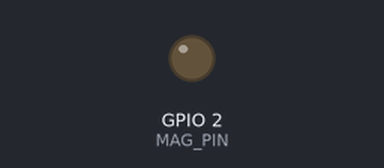
A sketch run on a simulated ESP32. Parts: output pins drawn as LEDs (lit = HIGH). Pins used as bus, display or sensor lines are not drawn; what the sketch prints to the serial monitor is not drawn.

Above: at 0.0 s.
At 3.1 s:
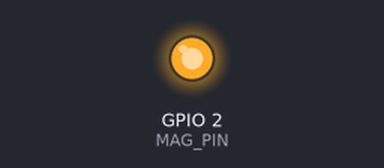
Timing chart, 0 to 5.0 s (numbered marks = the images above):
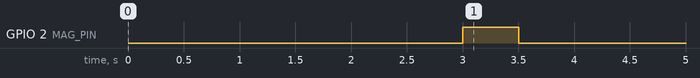

The sketch:

magnet_test.ino
```cpp
/*
  Phase 4：电磁铁极限诊断（IRF520 半开测试）
  ===========================================
  你的 IRF520 在 ESP32 3.3V SIG 驱动下大概率没完全打开。
  这个 sketch 用 4 种极限方式触发，看推杆能否在任意一种下动一下：
    [Test 1] 满 duty PWM 持续 500ms
    [Test 2] 满 duty PWM 持续 2000ms（长时间累积）
    [Test 3] digitalWrite HIGH 持续 1000ms（绕过 LEDC，纯直流）
    [Test 4] 高频通断 100ms × 8 次（看能否瞬间振动）

  每段之间间隔 2 秒，串口同步播报。
  观察结果：
    - 任何一段听到"咔"或感受到推杆移动 → IRF520 是半开状态，换 IRF540N 必然能跑
    - 4 段都完全无反应 → IRF520 在 3.3V 下完全 stuck，更要尽快换
*/

#define MAG_PIN 2

void runFullDutyPWM(int durMs, int testNo) {
  Serial.printf("[Test %d] LEDC full duty for %d ms\n", testNo, durMs);
  ledcAttach(MAG_PIN, 1000, 8);
  ledcWrite(MAG_PIN, 255);
  delay(durMs);
  ledcWrite(MAG_PIN, 0);
  ledcDetach(MAG_PIN);
  pinMode(MAG_PIN, OUTPUT);
  digitalWrite(MAG_PIN, LOW);
}

void runDirectHigh(int durMs, int testNo) {
  Serial.printf("[Test %d] digitalWrite HIGH for %d ms\n", testNo, durMs);
  pinMode(MAG_PIN, OUTPUT);
  digitalWrite(MAG_PIN, HIGH);
  delay(durMs);
  digitalWrite(MAG_PIN, LOW);
}

void runFastToggle(int pulses, int testNo) {
  Serial.printf("[Test %d] fast toggle %d pulses (100ms each)\n", testNo, pulses);
  pinMode(MAG_PIN, OUTPUT);
  for (int i = 0; i < pulses; i++) {
    digitalWrite(MAG_PIN, HIGH);
    delay(100);
    digitalWrite(MAG_PIN, LOW);
    delay(100);
  }
}

void rest(int ms) {
  pinMode(MAG_PIN, OUTPUT);
  digitalWrite(MAG_PIN, LOW);
  delay(ms);
}

void setup() {
  Serial.begin(115200);
  delay(500);
  Serial.println("=== IRF520 limit diagnostic ===");
  Serial.println("⚠️ 推杆即将动作，桌面放稳，远离任何会被推到的东西");
  delay(2000);

  pinMode(MAG_PIN, OUTPUT);
  digitalWrite(MAG_PIN, LOW);   // 保险：上电先确保断电
  delay(500);

  runFullDutyPWM(500, 1);
  rest(2000);

  runFullDutyPWM(2000, 2);
  rest(2000);

  runDirectHigh(1000, 3);
  rest(2000);

  runFastToggle(8, 4);
  rest(500);

  digitalWrite(MAG_PIN, LOW);
  Serial.println("=== Done. Press RESET to replay. ===");
}

void loop() {
  // 空 loop
}
```
